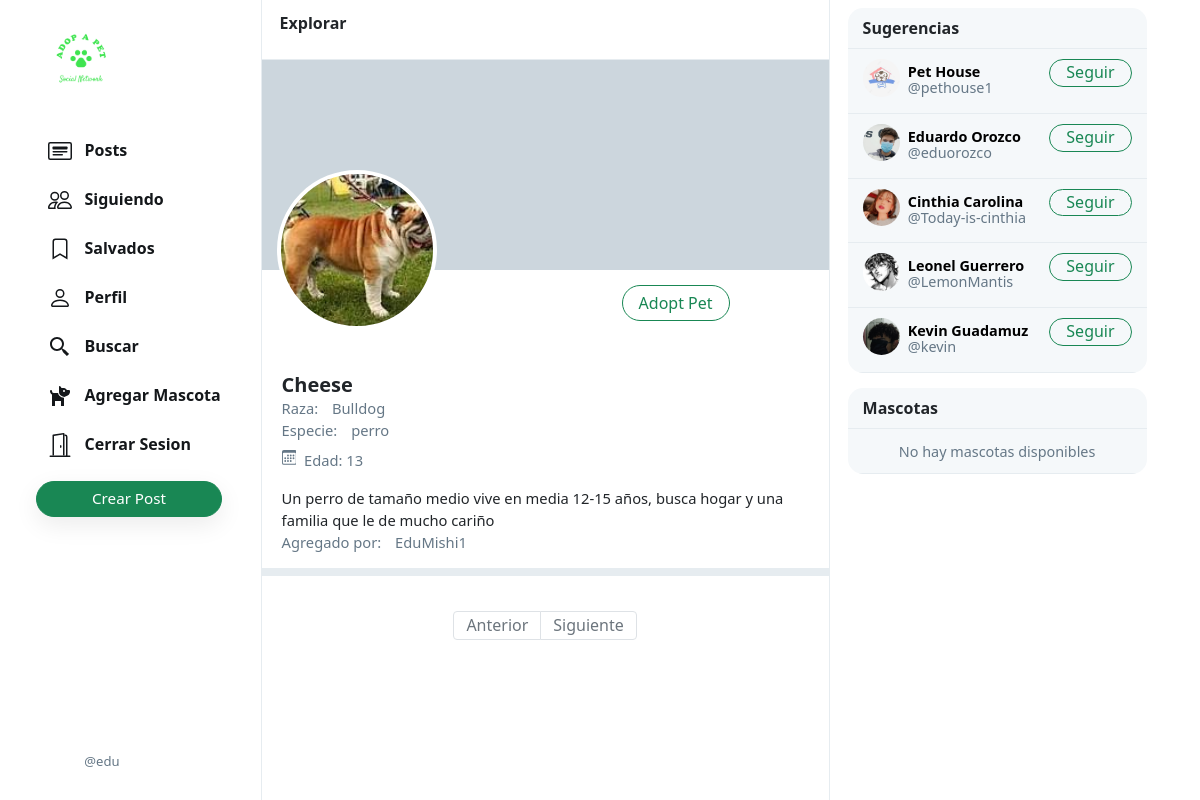
/n/9 (signed in), run on the app's committed database.
### Pets/models.py (models this page shows, shortened)
class User(AbstractUser):
    profile_pic = models.ImageField(upload_to='profile_pic/')
    bio = models.TextField(max_length=160, blank=True, null=True)
    cover = models.ImageField(upload_to='covers/', blank=True)
    def __str__(self):
        return f"{self.username}"

class Pet(models.Model):
    name = models.CharField(max_length=50)
    description = models.CharField(max_length=500, null=True)
    species = models.CharField(max_length=50)
    breed = models.CharField(max_length=50)
    age = models.IntegerField()
    pet_pic = models.ImageField(upload_to='pet_pic/', blank=False)
    owner = models.ForeignKey('User', on_delete=models.CASCADE)
    def __str__(self):
        return f"{self.name}"

### Pets/views.py (the view)
# urls.py: path("n/<int:id>",views.pet_view, name="pet")
def pet_view(request, id):
    print("Este es el ID", id)
    if request.user.is_authenticated:
        followings = Follower.objects.filter(followers=request.user).values_list('user', flat=True)
        suggestions = User.objects.exclude(pk__in=followings).exclude(username=request.user.username).order_by("?")[:6]
    try:
       mascota = Pet.objects.get(pk=id)
    except Pet.DoesNotExist:
        raise Http404("mascota no existe")
    context={
        "mascota": mascota,
        "suggestions": suggestions,
    }
    return render(request,"Pets/pet.html",context)

### Pets/templates/Pets/pet.html (shortened to what this page needs)
{% extends 'Pets/index.html' %}
{% load static %}
{% block pet %}
<div class="profile-view" data-user="">
    <div class="cover-image" style="background-image: url(/media/{{username.cover}})"></div>
    <div class="profile-image" style="background-image: url(/media/{{mascota.pet_pic}})"></div>
    <div class="profile-details">
        <div style="margin-left: 340px;">
            <button class="btn btn-outline-success float-right" id="edit-profile-btn">Adopt Pet</button>
        </div>
        <div class="details-data">
            <h5>{{ mascota }}</h5>
            <div class="grey">Raza: <span style="margin-left: 10px;">{{ mascota.breed}}</span></div>
            <div class="grey">Especie: <span style="margin-left: 10px;">{{ mascota.species}}</span></div>
            <div class="grey" style="padding: 8px 0px;">
                &nbsp;Edad: <span>{{mascota.age}}</span>
            </div>
            <div class="bio">
                {{mascota.description}}
            </div>
            <div class="grey">Agregado por: <span style="margin-left: 10px;">{{ mascota.owner }}</span></div>
        </div>
    </div>
</div>
<div class="space"></div>
{% endblock pet %}

### Pets/templates/Pets/layout.html (shortened to what this page needs)
{% load static %}
<!DOCTYPE html>
<html lang="es">
    <head>
        <link href="https://cdn.jsdelivr.net/npm/bootstrap@5.1.3/dist/css/bootstrap.min.css" rel="stylesheet">
        <link href="{% static 'Pets/styles.css' %}" rel="stylesheet">
    </head>
    <body>
        <div class="body" data-page="{{page}}">
            <div class="sidenav">
                <a href="{% url 'index' %}" class="navbar-brand">
                    <img src="{% static 'Pets/Images/logo1.png' %}" height="90px">
                </a>
                <div style="height: 100%;">
                    <div>
                        <div>
                            <ul>
                                <li class="nav-item" id="all_posts">
                                <a href="{% url 'index' %}" class="nav-link">
                                    <div>
                                        &nbsp;&nbsp;Posts
                                    </div>
                                </a>
                                </li>
                                {% if user.is_authenticated %}
                                    <li class="nav-item" id="following">
                                        <a href="{% url 'following' %}" class="nav-link">
                                            <div>
                                                &nbsp;&nbsp;Siguiendo
                                            </div>
                                        </a>
                                    </li>
                                    <li class="nav-item" id="saved">
                                        <a href="{% url 'saved' %}" class="nav-link">
                                            <div>
                                                <svg width="1.5em" height="1.5em" viewBox="0 0 16 16" class="bi bi-bookmark" fill="currentColor" xmlns="http://www.w3.org/2000/svg">
                                                    <path fill-rule="evenodd" d="M8 12l5 3V3a2 2 0 0 0-2-2H5a2 2 0 0 0-2 2v12l5-3zm-4 1.234l4-2.4 4 2.4V3a1 1 0 0 0-1-1H5a1 1 0 0 0-1 1v10.234z"/>
                                                  </svg>
                                                &nbsp;&nbsp;Salvados
                                            </div>
                                        </a>
                                    </li>
                                    <li class="nav-item" id="profile">
                                        <a href="{% url 'profile' user.username %}" class="nav-link">
                                            <div>
                                                &nbsp;&nbsp;Perfil
                                            </div>
                                        </a>
                                    </li>
                                    <li class="nav-item" id="profile">
                                        <a href="{% url 'search'%}" class="nav-link">
                                            <div>
                                                &nbsp;&nbsp;Buscar
                                            </div>
                                        </a>
                                    </li>
                                    <li class="nav-item" id="newPet">
                                        <a href="{% url 'addPet' %}" class="nav-link">
                                            <div>
                                                &nbsp;&nbsp;Agregar Mascota
                                            </div>
                                        </a>
                                    </li>
                                    <li class="nav-item" id="logout">
                                        <a href="{% url 'logout' %}" class="nav-link">
                                            <div>
                                                &nbsp;&nbsp;Cerrar Sesion
                                            </div>
                                        </a>
                                    </li>
                                {% endif %}
                            </ul>
                        </div>
                        {% if user.is_authenticated %}
                            <button id="popup-btn" class="btn btn-success new-post-btn" onclick="createpost()">Crear Post</button>
                        {% endif %}
                    </div>
                    <div style="position: absolute; bottom: 10px;">
                        {% if user.is_authenticated %}
                            <li class="nav-item sidenav-user">
                                <a href="{% url 'profile' user.username %}" class="nav-link">
                                    <div class="user_account">
                                        <div class="small-profilepic" style="float: left; background-image: url(/media/{{user.profile_pic}})"></div>
                                        <div style="height: 2.7vw; margin: auto;">
                                            <div class="grey" style="margin-top: 4px;">@{{ user.username }}</div>
                                        </div>
                                    </div>
                                </a>
                            </li>
                        {% endif %}
                    </div>
                </div>
            </div>
            {% block body %}
            {% endblock %}
            <div class="right-div">
                <div class='right-div-content'>
                    <div class="space" style="background-color: white;"></div>
                    {% if user.is_authenticated %}
                        <div class="suggestion-box" style="margin-bottom: 15px;">
                            <div class="suggestion-header">
                                Sugerencias
                            </div>
                            {% for suggestion in suggestions %}
                                <div class="suggestion-user">
                                    <div>
                                        <a href="{% url 'profile' suggestion.username %}">
                                            <div class="small-profilepic" style="background-image: url(/media/{{suggestion.profile_pic}})"></div>
                                        </a>
                                    </div>
                                    <div class="user-details">
                                        <a href="{% url 'profile' suggestion.username %}">
                                            <div id="user-name">
                                                <strong>
                                                    {{suggestion.first_name}} {{suggestion.last_name}}
                                                </strong>
                                            </div>
                                            <div class="grey">@{{suggestion.username}}</div>
                                        </a>
                                    </div>
                                    <div>
                                        <button class="btn btn-outline-success" type="button" onclick="follow_user(this,'{{suggestion.username}}','suggestion')">Seguir</button>
                                    </div>
                                </div>
                            {% empty %}
                                    <div style="text-align: center; border-bottom: .5px solid #e6ecf0; padding: 10px 15px;">
                                        <span class="grey" style="font-size: .9em;">No hay sugerencias disponibles</span>
                                    </div>
                            {% endfor %}
                        </div>
                        <div class="suggestion-box">
                            <div class="suggestion-header">
                                {% if page == 'profile' %}
                                    Mascotas agregadas en este perfil
                                {% else %}
                                    Mascotas
                                {% endif %}
                            </div>
                            {% for item in mascotas %}
                                <div class="suggestion-user">
                                    <div>
                                        <a href="#">
                                            <div class="small-profilepic" style="background-image: url(/media/{{item.pet_pic}})"></div>
                                        </a>
                                    </div>
                                    <div class="user-details">
                                        <div id="user-name">
                                            <strong>
                                                {{item.name}}
                                            </strong>
                                        </div>
                                    </div>
                                    <div>
                                        <a class="btn btn-outline-success" href="{% url 'pet' item.id %}">Adoptame </a>
                                    </div>
                                </div>
                            {% empty %}
                                    <div style="text-align: center; border-bottom: .5px solid #e6ecf0; padding: 10px 15px;">
                                        <span class="grey" style="font-size: .9em;">No hay mascotas disponibles</span>
                                    </div>
                            {% endfor %}
                        </div>
                    {% endif %}
                </div>
            </div>
        </div>
    </body>
</html>

### Pets/static/Pets/styles.css (style rules this page uses)
.body { display: flex; min-height: 100%; font-family: system-ui, sans-serif; }
.btn { border-radius: 20px; padding: 0.32rem 1rem 0.375rem 1rem; }
.btn, .btn:focus, .btn:active { box-shadow: none !important; -webkit-box-shadow: none !important; }
.grey { color: #657786; }
svg { vertical-align: text-top; }
.sidenav { height: 100%; width: 21.8%; position: fixed; top: 0; left: 0; padding: 15px; list-style: none; border-right: .5px solid #e6ecf0; z-index: 100; padding-left: 3%; background-color: white; }
.sidenav ul { list-style: none; padding-left: 0px; margin-top: 3vh; }
.sidenav li { margin-top: 7px; }
.sidenav .nav-link { color: #14171a; line-height: .7em; font-weight: 700; padding: 0px; }
.sidenav .nav-link > div { padding: 10px 20px 8px 12px; border-radius: 25px; line-height: 0.9em; width: max-content; }
.new-post-btn { padding-left: 55px !important; padding-right: 55px !important; font-size: .95em; font-weight: 530; box-shadow: rgba(0, 0, 0, 0.08) 0px 8px 24px !important; }
.user_account { display: flex; font-size: .82rem; font-weight: normal; padding-top: 3px !important; padding-bottom: 3px !important; padding-left: 3px !important; }
.user_account .small-profilepic { transform: scale(.82); margin-left: auto; margin-top: auto; }
.small-profilepic { width: 3.1vw; height: 3.1vw; border-radius: 9999px; overflow: hidden; margin-right: 8px; background-size: cover; background-repeat: no-repeat; background-position: center; box-sizing: content-box; }
.space { height: 8px; background-color: #e6ecf0; }
.cover-image { height: 210px; background-size: cover; background-position: center; background-repeat: no-repeat; background-color: #ccd6dd; }
.profile-image { width: 160px; height: 160px; position: absolute; left: 15px; top: 110px; border-radius: 99999px; border: 4px solid white; background-size: cover; background-repeat: no-repeat; background-position: center; background-color: white; }
.profile-details { padding: 15px 20px; }
.profile-details button { padding-bottom: 0.3rem; }
.profile-details > .details-data { margin-top: 52px; font-size: .92em; }
.profile-details h5 { font-weight: 800; margin-bottom: 0px; }
.bio { margin-top: 8px; }
.right-div { width: 28%; height: 100vh; position: fixed; right: 2.95%; border-left: .5px solid #e6ecf0; background-color: white; }
.right-div-content { height: 92.5vh; overflow: auto; padding-left: 1.5vw; padding-right: 1.5vw; }
.suggestion-box, .guest-box { border-radius: 15px; overflow: hidden; background-color: #f5f8fa; }
.suggestion-header { padding: 13px 15px; line-height: .9em; font-weight: 800; border-bottom: .5px solid #e6ecf0; }
.suggestion-user { display: flex; padding: 10px 15px; font-size: .9em; border-bottom: .5px solid #e6ecf0; }
.suggestion-user a { color: black; text-decoration: none; }
.user-details { flex: 1; line-height: 1.1em; padding: 5px 0px 7px 0px; }
.suggestion-user .btn { padding: 0em 1em .09em 1em; }

### data on the page
User: username "edu"
Pet: pet_pic (picture), name "Cheese", breed "Bulldog", species "perro", age "13", description "Un perro de tamaño medio vive en media 12-15 años, busca hogar y una familia que le de mucho cariño", owner "EduMishi1"
User: profile_pic (picture), first_name "Pet", last_name "House", username "pethouse1"
User: profile_pic (picture), first_name "Eduardo", last_name "Orozco", username "eduorozco"
User: profile_pic (picture), first_name "Cinthia", last_name "Carolina", username "Today-is-cinthia"
User: profile_pic (picture), first_name "Leonel", last_name "Guerrero", username "LemonMantis"
User: profile_pic (picture), first_name "Kevin", last_name "Guadamuz", username "kevin"
